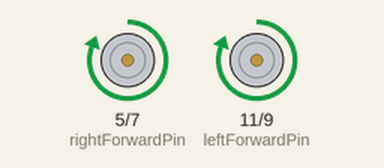
This sketch was run on a simulated Arduino Uno, built with avr-gcc and run on an emulated ATmega328P. On the bench: motor-driver pin pairs drawn as motors (green arrow = first pin HIGH = forward, orange = second pin HIGH = backward, longer = more drive).

Above: at 2.5 s.
At 8.5 s:
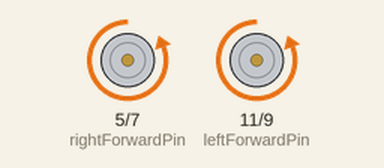
At 14.5 s:
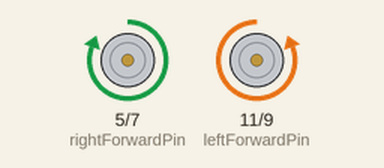
At 20.5 s:
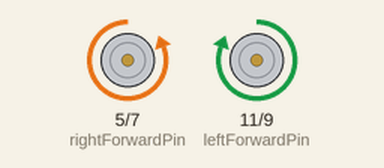
Timing chart, 0 to 31.2 s (numbered marks = the images above):
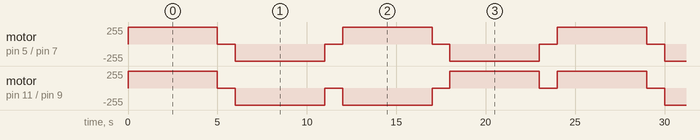

The sketch:

car_driver.ino
```cpp
//declaring the pins for the IN pins on the L298N
const int rightForwardPin = 5;
const int rightBackwardPin = 7;
const int leftBackwardPin = 9;
const int leftForwardPin = 11;

int runTime = 5000;

void setup() {
  //Stating that the pins are OUTPUT
  pinMode(rightForwardPin, OUTPUT);
  pinMode(rightBackwardPin, OUTPUT);
  pinMode(leftForwardPin, OUTPUT);
  pinMode(leftBackwardPin, OUTPUT);
}

//Looping to test the wheels of the car
void loop() {

  forward();

  stopCar();

  backward();

  stopCar();

  left();

  stopCar();

  right();

  stopCar();
}

//Setting the wheels to go forward by setting the forward pins to HIGH
void forward(){
  digitalWrite(rightForwardPin, HIGH);
  digitalWrite(rightBackwardPin, LOW);
  digitalWrite(leftForwardPin, HIGH);
  digitalWrite(leftBackwardPin, LOW);
  delay(runTime);
}

//Setting the wheels to go backward by setting the backward pins to HIGH
void backward(){
  digitalWrite(rightForwardPin, LOW);
  digitalWrite(rightBackwardPin, HIGH);
  digitalWrite(leftForwardPin, LOW);
  digitalWrite(leftBackwardPin, HIGH);
  delay(runTime);
}

//Setting the wheels to go right by setting the rightBackwardPin and leftForwardPin to HIGH
void right(){
  digitalWrite(rightForwardPin, LOW);
  digitalWrite(rightBackwardPin, HIGH);
  digitalWrite(leftForwardPin, HIGH);
  digitalWrite(leftBackwardPin, LOW);
  delay(runTime);
}

//Setting the wheels to go left by setting the rightForwardPin and leftBackwardPin to HIGH
void left(){
  digitalWrite(rightForwardPin, HIGH);
  digitalWrite(rightBackwardPin, LOW);
  digitalWrite(leftForwardPin, LOW);
  digitalWrite(leftBackwardPin, HIGH);
  delay(runTime);
}

//Setting the wheels to go stop by setting all the pins to LOW
void stopCar(){
  digitalWrite(rightForwardPin, LOW);
  digitalWrite(rightBackwardPin, LOW);
  digitalWrite(leftForwardPin, LOW);
  digitalWrite(leftBackwardPin, LOW);
  delay(1000);
}
```

Measured:
- by itself, motor on pin 5 (rightForwardPin) / pin 7 (rightBackwardPin): repeats every 12.0 s: stopped 1.0 s, backward 255/255 5.0 s, stopped 1.0 s, forward 255/255 5.0 s
- by itself, motor on pin 11 (leftForwardPin) / pin 9 (leftBackwardPin): repeats every 24.0 s: 2 × (stopped 1.0 s, backward 255/255 5.0 s), 2 × (stopped 1.0 s, forward 255/255 5.0 s)
